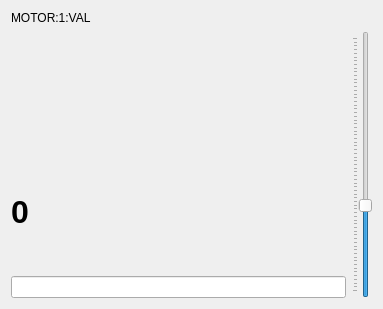
<?xml version="1.0" encoding="UTF-8"?>
<ui version="4.0">
 <class>Form</class>
 <widget class="QWidget" name="Form">
  <property name="geometry">
   <rect>
    <x>0</x>
    <y>0</y>
    <width>383</width>
    <height>309</height>
   </rect>
  </property>
  <property name="windowTitle">
   <string>Slider</string>
  </property>
  <layout class="QGridLayout" name="gridLayout">
   <item row="0" column="0">
    <widget class="QLabel" name="label">
     <property name="sizePolicy">
      <sizepolicy hsizetype="Preferred" vsizetype="Maximum">
       <horstretch>0</horstretch>
       <verstretch>0</verstretch>
      </sizepolicy>
     </property>
     <property name="text">
      <string>MOTOR:1:VAL</string>
     </property>
    </widget>
   </item>
   <item row="1" column="0">
    <widget class="PyDMIndicator" name="pydmIndicator">
     <property name="sizePolicy">
      <sizepolicy hsizetype="Preferred" vsizetype="Preferred">
       <horstretch>0</horstretch>
       <verstretch>0</verstretch>
      </sizepolicy>
     </property>
     <property name="minimumSize">
      <size>
       <width>100</width>
       <height>100</height>
      </size>
     </property>
     <property name="toolTip">
      <string/>
     </property>
     <property name="whatsThis">
      <string>Displays the alarm severity from an EPICS PV.</string>
     </property>
     <property name="has_border" stdset="0">
      <bool>false</bool>
     </property>
     <property name="channel">
      <string>ca://MOTOR:1:VAL</string>
     </property>
    </widget>
   </item>
   <item row="2" column="0">
    <widget class="PyDMLabel" name="pydmLabel">
     <property name="font">
      <font>
       <pointsize>24</pointsize>
       <weight>75</weight>
       <bold>true</bold>
      </font>
     </property>
     <property name="toolTip">
      <string/>
     </property>
     <property name="whatsThis">
      <string>Displays the value from an EPICS PV.</string>
     </property>
     <property name="text">
      <string>0</string>
     </property>
     <property name="channel">
      <string>ca://MOTOR:1:VAL</string>
     </property>
    </widget>
   </item>
   <item row="3" column="0">
    <widget class="PyDMLineEdit" name="pydmLineEdit">
     <property name="toolTip">
      <string/>
     </property>
     <property name="whatsThis">
      <string/>
     </property>
     <property name="channel" stdset="0">
      <string>ca://MOTOR:1:VAL</string>
     </property>
    </widget>
   </item>
   <item row="1" column="1" rowspan="3">
    <widget class="PyDMSlider" name="pydmSlider">
     <property name="toolTip">
      <string/>
     </property>
     <property name="whatsThis">
      <string>Displays the value from an EPICS PV.</string>
     </property>
     <property name="autoFillBackground">
      <bool>false</bool>
     </property>
     <property name="minimum">
      <number>-23</number>
     </property>
     <property name="maximum">
      <number>45</number>
     </property>
     <property name="value">
      <number>0</number>
     </property>
     <property name="sliderPosition">
      <number>0</number>
     </property>
     <property name="invertedAppearance">
      <bool>false</bool>
     </property>
     <property name="invertedControls">
      <bool>false</bool>
     </property>
     <property name="tickPosition">
      <enum>QSlider::TicksAbove</enum>
     </property>
     <property name="tickInterval">
      <number>0</number>
     </property>
     <property name="step">
      <string>5.374</string>
     </property>
     <property name="maxrange">
      <string>200</string>
     </property>
     <property name="minrange">
      <string>-150</string>
     </property>
     <property name="channel">
      <string>ca://MOTOR:1:VAL</string>
     </property>
    </widget>
   </item>
  </layout>
 </widget>
 <customwidgets>
  <customwidget>
   <class>PyDMLineEdit</class>
   <extends>QLineEdit</extends>
   <header>pydm.widgets.line_edit</header>
  </customwidget>
  <customwidget>
   <class>PyDMLabel</class>
   <extends>QLabel</extends>
   <header>pydm.widgets.label</header>
  </customwidget>
  <customwidget>
   <class>PyDMSlider</class>
   <extends>QSlider</extends>
   <header>pydm.widgets.slider</header>
  </customwidget>
  <customwidget>
   <class>PyDMIndicator</class>
   <extends>QWidget</extends>
   <header>pydm.widgets.indicator</header>
  </customwidget>
 </customwidgets>
 <resources/>
 <connections/>
</ui>
